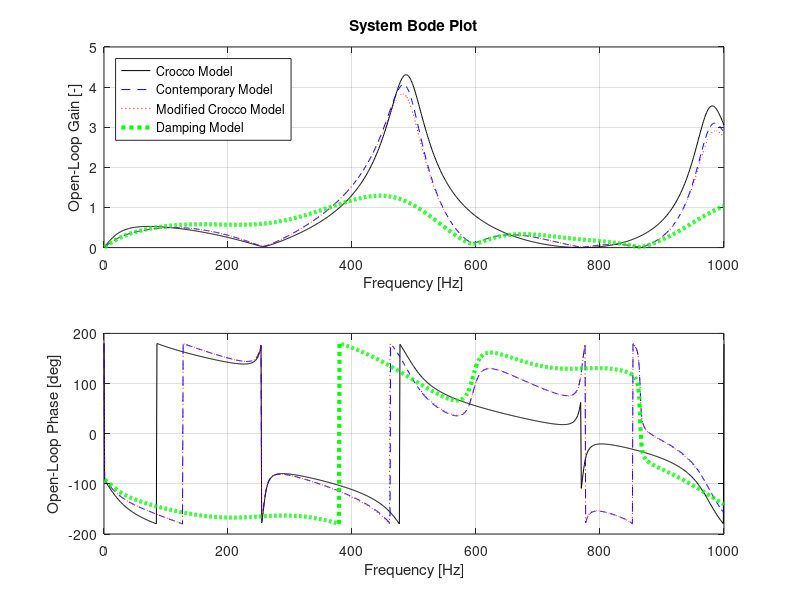

This chart was generated by the following MATLAB code:
%
% Concentrated Combustion Stability Code v1.3
%
% This program solves Crocco's concentrated combustion model in dimensional
% form. The solution was derived from chapter 3 of Crocco's "Theory of
% Combustion Instability in Liquid Propellant Rocket Motors" book. The
% program also solves a concentrated combustion model commonly used in
% software tools today. The program also solves a concentrated combustion
% model that incorporates injector admittance boundary conditions.
% The program also solves a new concentrated combustion model that
% incorporates damping aspects.
%
%%%% Model Descriptions %%%%
% Crocco Model: Derived from Chapter 3 of Crocco's 'Rocket Instability'
% Book, 1956
%
% Contemporary Model: Crocco Model with injection response and double
% time lag
%
% Modified Crocco Model: Contemporary Model with injector boundary
% conditions in chamber response -ref Casiano PhD dissertation
%
% Damping Model: Contemporary Model with injector boundary conditions in
% chamber response and chamber damping -ref Casiano PhD dissertation
%%%%%%%%%%%%%%%%%%%%%%%%%%%%%
clear % Clear all variables from workspace
format('long')
%%%%%%%%%%%%%%%%%%%%% INPUTS %%%%%%%%%%%%%%%%%%
%%% Constants
gc=386.0874; % Grav. Constant of Proportionality [lbm*in/lbf-s^2]
%%% Define Variable value ranges
df=1.005; % Frequency Resolution [Hz]
fmin=0; % Minimum Frequency [Hz]
fmax=1000; % Maximum Frequency [Hz]
f=fmin:df:fmax; % Frequency Range [Hz]
omega=2*pi*f; % Circular Frequency [rad/sec]
s=i*omega; % Laplace Variable (s=a+i*omega, a=0)[rad/sec]
% Inputs for Concentrated Combustion Models
Lc=59.9; % Length of Chamber Cylindrical Section [in]
Dc=3.5; % Chamber Diameter [in]
Ac=pi*Dc^2/4; % Chamber x-sec. area [in2]
pc=1119.7; % Chamber Pressure [psia]
mO=6.638; % Fuel Flow Rate [lbm/sec]
mF=9.064; % Oxidizer Flow Rate [lbm/sec]
m=mO+mF; % Total Flow Rate [lbm/sec]
% Additional Parameters for Crocco Concentrated Combustion
c=5030*12; % Speed of Sound [in/s]
u=872.2*12; % Gas Velocity [in/s]
rho=0.00016729; % Gas Density [lbm/in^3]
rhog=rho/gc; % Gas Density [lbf-s^2/in^4]
gam=1.3778; % Specific heat ratio []
Me=u/c; % Mach number []
% Additional Parameters for Damping Model
k=omega/c; % Wave number [rad/in]
lambda=2*rho*2554*omega.*omega.^(-1.19); % Damping Parameter [lbm/in3-s]
% Time lag Model Inputs
tauO=0.002; % Total Time lag - oxidizer [sec]
tauF=0.002; % Total Time lag - fuel [sec]
taus=0.0013; % Sensitive time lag [sec]
n=2; % Interaction index []
psi=0.05*Lc; % Concentrated combustion axial location [in]
%%%%%%%%%%%%%%%%%%%%% INECTOR ADMITTANCE %%%%%%%%%%%%%%%%%%
% Manifold
rhoMO=68.233/1728; % Ox Manifold Fluid Density [lbm/in^3]
aMO=2753.5*12; % Ox Manifold Fluid Soundspeed [in/sec]
VMO=7.37; % Ox Manifold Volume [in^3]
KMO=aMO^2*rhoMO/gc; % Ox Manifold Fluid Bulk Modulus [lbf/in^2]
CmO=rhoMO*VMO/KMO; % Ox Manifold Compliance [lbm*in^2/lbf]
Mo=52.1*12/aMO; % Ox Injector Fluid Mach # []
rhoMF=3.5812/1728; % Fuel Manifold Fluid Density [lbm/in^3]
aMF=3558.6*12; % Fuel Manifold Fluid Soundspeed [in/sec]
VMF=50.85; % Fuel Manifold Volume [in^3]
KMF=aMF^2*rhoMF/gc; % Fuel Manifold Fluid Bulk Modulus [lbf/in^2]
CmF=rhoMF*VMF/KMF; % Fuel Manifold Compliance [lbm*in^2/lbf]
Mf=897*12/aMF; % Fuel Injector Fluid Mach # []
% Injector
pox=1264; % Ox Manifold Pressure [psia]
DpO=pox-pc; % Ox Injector Pressure Drop [lbf/in^2]
loO=1.253; % Ox Injector Length [in]
AoO=0.137892; % Ox Injector Total Open Area [in^2]
RoO=2*DpO/mO; % Ox Injector Resistance [lbf*s/lbm-in^2]
LoO=loO/AoO/gc; % Ox Injector Inertance [lbf*s^2/lbm-in^2]
pf=1566.1; % Fuel Manifold Pressure [psia]
DpF=pf-pc; % Fuel Injector Pressure Drop [lbf/in^2]
loF=0.593; % Fuel Injector Length [in]
AoF=0.47416; % Fuel Injector Total Open Area [in^2]
RoF=2*DpF/mF; % Fuel Injector Resitance [lbf*s/lbm-in^2]
LoF=loF/AoF/gc; % Fuel Injector Inertance [lbf*s^2/lbm-in^2]
GO=-1./(RoO+LoO*s+1./(CmO*s)); % Ox Inj. Admittance (no rho') [lbm*in^2/lbf-s]
GF=-1./(RoF+LoF*s+1./(CmF*s)); % Fuel Inj. Admittance (no rho') [lbm*in^2/lbf-s]
%%%%%%%%%%%%%%%%%%%%% NOZZLE ADMITTANCE %%%%%%%%%%%%%%%%%%
Ae=Ac; % Cham. Area at Converging Entrance [in^2]
Ge=(gam+1)/(2*gam)*m/pc; % Nozzle Adm. (m'/p') [lbm*in^2/lbf-s]
alpha_e=-(Ge*pc-m)/(2*Ge*pc-m); % Rearrange equation for Crocco model
%%%%%%%%%%%%%%%%%%%%% MODELS %%%%%%%%%%%%%%%%%%
%%% Characteristic Equation for Crocco Model
B=(alpha_e*Me+1)/(alpha_e*Me-1);
% F0=((B*exp(2*s*(psi-Lc)/c/(Me^2-1))+1)./(B*exp(2*s*(psi-Lc)/c/(Me^2-1))-1)...
% +(-exp(2*s*psi/c/(Me^2-1))+1)./(exp(2*s*psi/c/(Me^2-1))+1)...
% +Me*(1-c^2*rhog/pc*n*(1-exp(-s*taus))))*pc/u/rhog/c;
%%% Characteristic Equation for Contemporary Model
B=(alpha_e*Me+1)/(alpha_e*Me-1);
% F1=((B*exp(2*s*(psi-Lc)/c/(Me^2-1))+1)./(B*exp(2*s*(psi-Lc)/c/(Me^2-1))-1)...
% +(-exp(2*s*psi/c/(Me^2-1))+1)./(exp(2*s*psi/c/(Me^2-1))+1)...
% +Me*(1-c^2*rhog/pc*n*(1-exp(-s*taus))-u*rhog*c*pc/m*(GO.*exp(-s*tauO)...
% +GF.*exp(-s*tauF))))*pc/u/rhog/c;
%%% Characteristic Equation for Modified Crocco Model
Bi=((Mo/aMO*AoO*rhoMF+Mf/aMF*AoF*rhoMO-rhoMO*rhoMF/c/rho*Ac)*gc-rhoMF*GO-rhoMO*GF)...
./((Mo/aMO*AoO*rhoMF+Mf/aMF*AoF*rhoMO+rhoMO*rhoMF/c/rho*Ac)*gc-rhoMF*GO-rhoMO*GF);
Be=(m*c/gam/pc-Ae*gc-Ge*c)./(m*c/gam/pc+Ae*gc-Ge*c);
% F2=((Be.*exp(2*s*(psi-Lc)/c/(Me^2-1))+1)./(Be.*exp(2*s*(psi-Lc)/c/(Me^2-1))-1)...
% -(Bi.*exp(2*s*psi/c/(Me^2-1))+1)./(Bi.*exp(2*s*psi/c/(Me^2-1))-1))*pc/u/rhog/c...
% +(pc/rhog/c^2-n*(1-exp(-s*taus))-pc/m*(GO.*exp(-s*tauO)+GF.*exp(-s*tauF)));
%%% Characteristic Equation for Damping Model
aK=Me^2-1;
bK=-(3/2*Me*lambda.*k/rho./s+2*Me*k);
cK=k.^2+k.^2.*lambda./s/rho;
K1=(-bK+sqrt(bK.^2-4*aK*cK))/2/aK;
K2=(-bK-sqrt(bK.^2-4*aK*cK))/2/aK;
A2=1/rhog/c*(lambda*Me/2+rho*K1.*s./k)./(lambda+rho*(1-Me*K1./k).*s);
B2=1/rhog/c*(lambda*Me/2+rho*K2.*s./k)./(lambda+rho*(1-Me*K2./k).*s);
Hi=-((Mo/aMO*AoO*rhoMF+Mf/aMF*AoF*rhoMO+rhoMO*rhoMF/gc*Ac*B2)*gc-rhoMF*GO-rhoMO*GF)...
./((Mo/aMO*AoO*rhoMF+Mf/aMF*AoF*rhoMO+rhoMO*rhoMF/gc*Ac*A2)*gc-rhoMF*GO-rhoMO*GF);
He=-(m/gam/pc+rho*Ae*B2-Ge)./(m/gam/pc+rho*Ae*A2-Ge).*exp(Lc./omega.*s.*(K1-K2));
% F3=(((He.*A2.*exp(-psi./omega.*s.*(K1-K2))+B2)./(He.*exp(-psi./omega.*s.*(K1-K2))+1)...
% -(Hi.*A2.*exp(-psi./omega.*s.*(K1-K2))+B2)./(Hi.*exp(-psi./omega.*s.*(K1-K2))+1)...
% +(Me/rhog/c-u*n/pc*(1-exp(-s*taus))-u/m*(GO.*exp(-s*tauO)+GF.*exp(-s*tauF))))*rhog*c)*pc/u/rhog/c;
%%%%%%%%%%%%%%%%%%% SYSTEM ADMITTANCES %%%%%%%%%%%%%%%%%%
%Crocco Model
Gc0=((B*exp(2*s*(psi-Lc)/c/(Me^2-1))+1)./(B*exp(2*s*(psi-Lc)/c/(Me^2-1))-1)...
+(-exp(2*s*psi/c/(Me^2-1))+1)./(exp(2*s*psi/c/(Me^2-1))+1))*pc/u/rhog/c+Me*pc/u/rhog/c;
Gj0=0;
Gb0=n*(1-exp(-s*taus));
%Contemporary Model
Gc1=((B*exp(2*s*(psi-Lc)/c/(Me^2-1))+1)./(B*exp(2*s*(psi-Lc)/c/(Me^2-1))-1)...
+(-exp(2*s*psi/c/(Me^2-1))+1)./(exp(2*s*psi/c/(Me^2-1))+1))*pc/u/rhog/c+Me*pc/u/rhog/c;
Gj1=pc/m*(GO.*exp(-s*tauO)+GF.*exp(-s*tauF));
Gb1=n*(1-exp(-s*taus));
%Modified Crocco Model
Gc2=((Be.*exp(2*s*(psi-Lc)/c/(Me^2-1))+1)./(Be.*exp(2*s*(psi-Lc)/c/(Me^2-1))-1)...
-(Bi.*exp(2*s*psi/c/(Me^2-1))+1)./(Bi.*exp(2*s*psi/c/(Me^2-1))-1))*pc/u/rhog/c+pc/rhog/c^2;
Gj2=pc/m*(GO.*exp(-s*tauO)+GF.*exp(-s*tauF));
Gb2=n*(1-exp(-s*taus));
%Damping Model
Gc3=((He.*A2.*exp(-psi./omega.*s.*(K1-K2))+B2)./(He.*exp(-psi./omega.*s.*(K1-K2))+1)...
-(Hi.*A2.*exp(-psi./omega.*s.*(K1-K2))+B2)./(Hi.*exp(-psi./omega.*s.*(K1-K2))+1))*pc/u+pc/rhog/c^2;
Gj3=pc/m*(GO.*exp(-s*tauO)+GF.*exp(-s*tauF));
Gb3=n*(1-exp(-s*taus));
%%%%%%%%%%%%%%%%%%% SYSTEM GAIN AND PHASE %%%%%%%%%%%%%%%%%%
Gain0=abs(-(Gj0+Gb0)./Gc0);
Phase0=angle(-(Gj0+Gb0)./Gc0)*180/pi;
Gain1=abs(-(Gj1+Gb1)./Gc1);
Phase1=angle(-(Gj1+Gb1)./Gc1)*180/pi;
Gain2=abs(-(Gj2+Gb2)./Gc2);
Phase2=angle(-(Gj2+Gb2)./Gc2)*180/pi;
Gain3=abs(-(Gj3+Gb3)./Gc3);
Phase3=angle(-(Gj3+Gb3)./Gc3)*180/pi;
%%%%%%%%%%%%%%%%%%% BODE PLOTS %%%%%%%%%%%%%%%%%%
figure
subplot(2,1,1);
h1=plot(f,Gain0,'k-',f,Gain1,'b--',f,Gain2,'r:',f,Gain3,'g:','LineWidth',3);
axis([0 fmax 0 5])
grid on
title('System Bode Plot')
xlabel('Frequency [Hz]')
ylabel('Open-Loop Gain [-]')
legend('Crocco Model','Contemporary Model','Modified Crocco Model','Damping Model','Location','NorthWest')
subplot(2,1,2);
h2=plot(f,Phase0,'k-',f,Phase1,'b--',f,Phase2,'r:',f,Phase3,'g:','LineWidth',3);
xlabel('Frequency [Hz]')
ylabel('Open-Loop Phase [deg]')
grid on